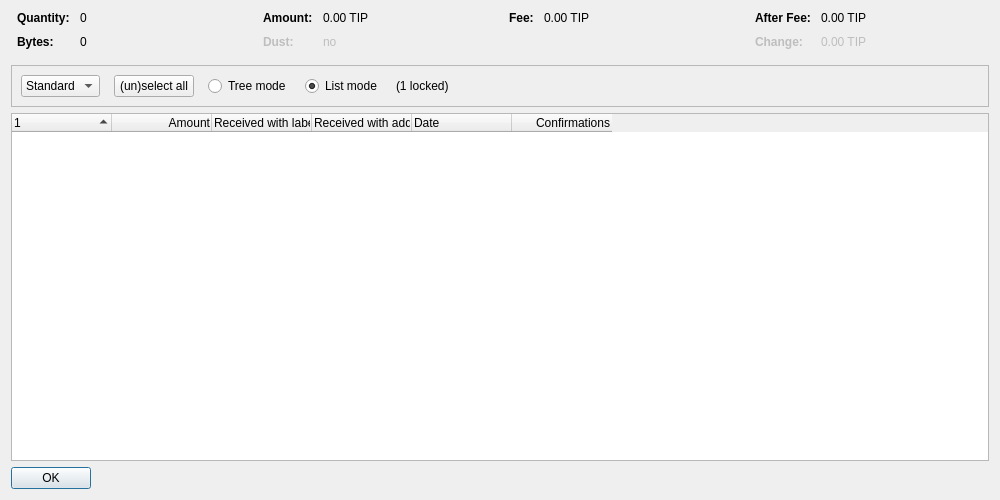
<?xml version="1.0" encoding="UTF-8"?>
<ui version="4.0">
 <class>CoinControlDialog</class>
 <widget class="QDialog" name="CoinControlDialog">
  <property name="geometry">
   <rect>
    <x>0</x>
    <y>0</y>
    <width>1000</width>
    <height>500</height>
   </rect>
  </property>
  <property name="windowTitle">
   <string>Coin Selection</string>
  </property>
  <layout class="QVBoxLayout" name="verticalLayout">
   <item>
    <layout class="QHBoxLayout" name="horizontalLayoutTop" stretch="0,0,0,0">
     <property name="topMargin">
      <number>0</number>
     </property>
     <property name="bottomMargin">
      <number>10</number>
     </property>
     <item>
      <layout class="QFormLayout" name="formLayoutCoinControl1">
       <property name="horizontalSpacing">
        <number>10</number>
       </property>
       <property name="verticalSpacing">
        <number>10</number>
       </property>
       <property name="leftMargin">
        <number>6</number>
       </property>
       <property name="rightMargin">
        <number>6</number>
       </property>
       <item row="0" column="0">
        <widget class="QLabel" name="labelCoinControlQuantityText">
         <property name="font">
          <font>
           <weight>75</weight>
           <bold>true</bold>
          </font>
         </property>
         <property name="text">
          <string>Quantity:</string>
         </property>
        </widget>
       </item>
       <item row="0" column="1">
        <widget class="QLabel" name="labelCoinControlQuantity">
         <property name="cursor">
          <cursorShape>IBeamCursor</cursorShape>
         </property>
         <property name="contextMenuPolicy">
          <enum>Qt::ActionsContextMenu</enum>
         </property>
         <property name="text">
          <string notr="true">0</string>
         </property>
         <property name="textInteractionFlags">
          <set>Qt::LinksAccessibleByMouse|Qt::TextSelectableByKeyboard|Qt::TextSelectableByMouse</set>
         </property>
        </widget>
       </item>
       <item row="1" column="0">
        <widget class="QLabel" name="labelCoinControlBytesText">
         <property name="font">
          <font>
           <weight>75</weight>
           <bold>true</bold>
          </font>
         </property>
         <property name="text">
          <string>Bytes:</string>
         </property>
        </widget>
       </item>
       <item row="1" column="1">
        <widget class="QLabel" name="labelCoinControlBytes">
         <property name="cursor">
          <cursorShape>IBeamCursor</cursorShape>
         </property>
         <property name="contextMenuPolicy">
          <enum>Qt::ActionsContextMenu</enum>
         </property>
         <property name="text">
          <string notr="true">0</string>
         </property>
         <property name="textInteractionFlags">
          <set>Qt::LinksAccessibleByMouse|Qt::TextSelectableByKeyboard|Qt::TextSelectableByMouse</set>
         </property>
        </widget>
       </item>
      </layout>
     </item>
     <item>
      <layout class="QFormLayout" name="formLayoutCoinControl2">
       <property name="horizontalSpacing">
        <number>10</number>
       </property>
       <property name="verticalSpacing">
        <number>10</number>
       </property>
       <property name="leftMargin">
        <number>6</number>
       </property>
       <property name="rightMargin">
        <number>6</number>
       </property>
       <item row="0" column="0">
        <widget class="QLabel" name="labelCoinControlAmountText">
         <property name="font">
          <font>
           <weight>75</weight>
           <bold>true</bold>
          </font>
         </property>
         <property name="text">
          <string>Amount:</string>
         </property>
        </widget>
       </item>
       <item row="0" column="1">
        <widget class="QLabel" name="labelCoinControlAmount">
         <property name="cursor">
          <cursorShape>IBeamCursor</cursorShape>
         </property>
         <property name="contextMenuPolicy">
          <enum>Qt::ActionsContextMenu</enum>
         </property>
         <property name="text">
          <string notr="true">0.00 TIP</string>
         </property>
         <property name="textInteractionFlags">
          <set>Qt::LinksAccessibleByMouse|Qt::TextSelectableByKeyboard|Qt::TextSelectableByMouse</set>
         </property>
        </widget>
       </item>
       <item row="1" column="0">
        <widget class="QLabel" name="labelCoinControlLowOutputText">
         <property name="enabled">
          <bool>false</bool>
         </property>
         <property name="font">
          <font>
           <weight>75</weight>
           <bold>true</bold>
          </font>
         </property>
         <property name="text">
          <string>Dust:</string>
         </property>
        </widget>
       </item>
       <item row="1" column="1">
        <widget class="QLabel" name="labelCoinControlLowOutput">
         <property name="enabled">
          <bool>false</bool>
         </property>
         <property name="cursor">
          <cursorShape>IBeamCursor</cursorShape>
         </property>
         <property name="contextMenuPolicy">
          <enum>Qt::ActionsContextMenu</enum>
         </property>
         <property name="text">
          <string notr="true">no</string>
         </property>
         <property name="textInteractionFlags">
          <set>Qt::LinksAccessibleByMouse|Qt::TextSelectableByKeyboard|Qt::TextSelectableByMouse</set>
         </property>
        </widget>
       </item>
      </layout>
     </item>
     <item>
      <layout class="QFormLayout" name="formLayoutCoinControl3">
       <property name="horizontalSpacing">
        <number>10</number>
       </property>
       <property name="verticalSpacing">
        <number>10</number>
       </property>
       <property name="leftMargin">
        <number>6</number>
       </property>
       <property name="rightMargin">
        <number>6</number>
       </property>
       <item row="0" column="0">
        <widget class="QLabel" name="labelCoinControlFeeText">
         <property name="font">
          <font>
           <weight>75</weight>
           <bold>true</bold>
          </font>
         </property>
         <property name="text">
          <string>Fee:</string>
         </property>
        </widget>
       </item>
       <item row="0" column="1">
        <widget class="QLabel" name="labelCoinControlFee">
         <property name="cursor">
          <cursorShape>IBeamCursor</cursorShape>
         </property>
         <property name="contextMenuPolicy">
          <enum>Qt::ActionsContextMenu</enum>
         </property>
         <property name="text">
          <string notr="true">0.00 TIP</string>
         </property>
         <property name="textInteractionFlags">
          <set>Qt::LinksAccessibleByMouse|Qt::TextSelectableByKeyboard|Qt::TextSelectableByMouse</set>
         </property>
        </widget>
       </item>
      </layout>
     </item>
     <item>
      <layout class="QFormLayout" name="formLayoutCoinControl4">
       <property name="horizontalSpacing">
        <number>10</number>
       </property>
       <property name="verticalSpacing">
        <number>10</number>
       </property>
       <property name="leftMargin">
        <number>6</number>
       </property>
       <property name="rightMargin">
        <number>6</number>
       </property>
       <item row="0" column="0">
        <widget class="QLabel" name="labelCoinControlAfterFeeText">
         <property name="font">
          <font>
           <weight>75</weight>
           <bold>true</bold>
          </font>
         </property>
         <property name="text">
          <string>After Fee:</string>
         </property>
        </widget>
       </item>
       <item row="0" column="1">
        <widget class="QLabel" name="labelCoinControlAfterFee">
         <property name="cursor">
          <cursorShape>IBeamCursor</cursorShape>
         </property>
         <property name="contextMenuPolicy">
          <enum>Qt::ActionsContextMenu</enum>
         </property>
         <property name="text">
          <string notr="true">0.00 TIP</string>
         </property>
         <property name="textInteractionFlags">
          <set>Qt::LinksAccessibleByMouse|Qt::TextSelectableByKeyboard|Qt::TextSelectableByMouse</set>
         </property>
        </widget>
       </item>
       <item row="1" column="0">
        <widget class="QLabel" name="labelCoinControlChangeText">
         <property name="enabled">
          <bool>false</bool>
         </property>
         <property name="font">
          <font>
           <weight>75</weight>
           <bold>true</bold>
          </font>
         </property>
         <property name="text">
          <string>Change:</string>
         </property>
        </widget>
       </item>
       <item row="1" column="1">
        <widget class="QLabel" name="labelCoinControlChange">
         <property name="enabled">
          <bool>false</bool>
         </property>
         <property name="cursor">
          <cursorShape>IBeamCursor</cursorShape>
         </property>
         <property name="contextMenuPolicy">
          <enum>Qt::ActionsContextMenu</enum>
         </property>
         <property name="text">
          <string notr="true">0.00 TIP</string>
         </property>
         <property name="textInteractionFlags">
          <set>Qt::LinksAccessibleByMouse|Qt::TextSelectableByKeyboard|Qt::TextSelectableByMouse</set>
         </property>
        </widget>
       </item>
      </layout>
     </item>
    </layout>
   </item>
   <item>
    <widget class="QFrame" name="frame">
     <property name="minimumSize">
      <size>
       <width>0</width>
       <height>40</height>
      </size>
     </property>
     <property name="frameShape">
      <enum>QFrame::StyledPanel</enum>
     </property>
     <property name="frameShadow">
      <enum>QFrame::Sunken</enum>
     </property>
     <layout class="QHBoxLayout" name="horizontalLayout">
      <item>
       <layout class="QHBoxLayout" name="horizontalLayoutPanel" stretch="0,0,0,0,0,0">
        <property name="spacing">
         <number>14</number>
        </property>
        <item>
         <widget class="QComboBox" name="cbxType">
          <item>
           <property name="text">
            <string>Standard</string>
           </property>
          </item>
          <item>
           <property name="text">
            <string>Blind</string>
           </property>
          </item>
          <item>
           <property name="text">
            <string>Anon</string>
           </property>
          </item>
         </widget>
        </item>
        <item>
         <widget class="QPushButton" name="pushButtonSelectAll">
          <property name="sizePolicy">
           <sizepolicy hsizetype="Maximum" vsizetype="Fixed">
            <horstretch>0</horstretch>
            <verstretch>0</verstretch>
           </sizepolicy>
          </property>
          <property name="text">
           <string>(un)select all</string>
          </property>
          <property name="autoDefault">
           <bool>false</bool>
          </property>
         </widget>
        </item>
        <item>
         <widget class="QRadioButton" name="radioTreeMode">
          <property name="sizePolicy">
           <sizepolicy hsizetype="Maximum" vsizetype="Fixed">
            <horstretch>0</horstretch>
            <verstretch>0</verstretch>
           </sizepolicy>
          </property>
          <property name="text">
           <string>Tree mode</string>
          </property>
         </widget>
        </item>
        <item>
         <widget class="QRadioButton" name="radioListMode">
          <property name="sizePolicy">
           <sizepolicy hsizetype="Maximum" vsizetype="Fixed">
            <horstretch>0</horstretch>
            <verstretch>0</verstretch>
           </sizepolicy>
          </property>
          <property name="text">
           <string>List mode</string>
          </property>
          <property name="checked">
           <bool>true</bool>
          </property>
         </widget>
        </item>
        <item>
         <widget class="QLabel" name="labelLocked">
          <property name="text">
           <string notr="true">(1 locked)</string>
          </property>
         </widget>
        </item>
        <item>
         <spacer name="horizontalSpacer">
          <property name="orientation">
           <enum>Qt::Horizontal</enum>
          </property>
          <property name="sizeHint" stdset="0">
           <size>
            <width>40</width>
            <height>20</height>
           </size>
          </property>
         </spacer>
        </item>
       </layout>
      </item>
     </layout>
    </widget>
   </item>
   <item>
    <widget class="CoinControlTreeWidget" name="treeWidget">
     <property name="contextMenuPolicy">
      <enum>Qt::CustomContextMenu</enum>
     </property>
     <property name="sortingEnabled">
      <bool>false</bool>
     </property>
     <property name="columnCount">
      <number>6</number>
     </property>
     <attribute name="headerShowSortIndicator" stdset="0">
      <bool>true</bool>
     </attribute>
     <attribute name="headerStretchLastSection">
      <bool>false</bool>
     </attribute>
     <column>
      <property name="text">
       <string/>
      </property>
     </column>
     <column>
      <property name="text">
       <string>Amount</string>
      </property>
      <property name="textAlignment">
       <set>AlignTrailing|AlignVCenter</set>
      </property>
     </column>
     <column>
      <property name="text">
       <string>Received with label</string>
      </property>
     </column>
     <column>
      <property name="text">
       <string>Received with address</string>
      </property>
     </column>
     <column>
      <property name="text">
       <string>Date</string>
      </property>
     </column>
     <column>
      <property name="text">
       <string>Confirmations</string>
      </property>
      <property name="toolTip">
       <string>Confirmed</string>
      </property>
      <property name="textAlignment">
       <set>AlignTrailing|AlignVCenter</set>
      </property>
     </column>
     <column>
      <property name="text">
       <string/>
      </property>
     </column>
     <column>
      <property name="text">
       <string/>
      </property>
     </column>
     <column>
      <property name="text">
       <string/>
      </property>
     </column>
     <column>
      <property name="text">
       <string/>
      </property>
     </column>
    </widget>
   </item>
   <item>
    <widget class="QDialogButtonBox" name="buttonBox">
     <property name="sizePolicy">
      <sizepolicy hsizetype="Maximum" vsizetype="Fixed">
       <horstretch>0</horstretch>
       <verstretch>0</verstretch>
      </sizepolicy>
     </property>
     <property name="orientation">
      <enum>Qt::Horizontal</enum>
     </property>
     <property name="standardButtons">
      <set>QDialogButtonBox::Ok</set>
     </property>
    </widget>
   </item>
  </layout>
 </widget>
 <customwidgets>
  <customwidget>
   <class>CoinControlTreeWidget</class>
   <extends>QTreeWidget</extends>
   <header>qt/coincontroltreewidget.h</header>
  </customwidget>
 </customwidgets>
 <resources/>
 <connections/>
</ui>
